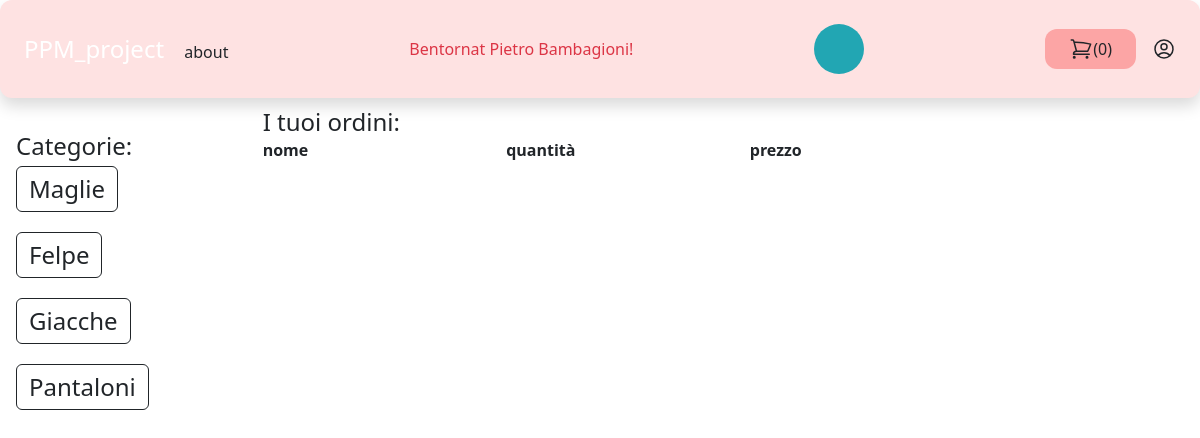
The app's page /myaccount/ordini/ (signed in), older data.
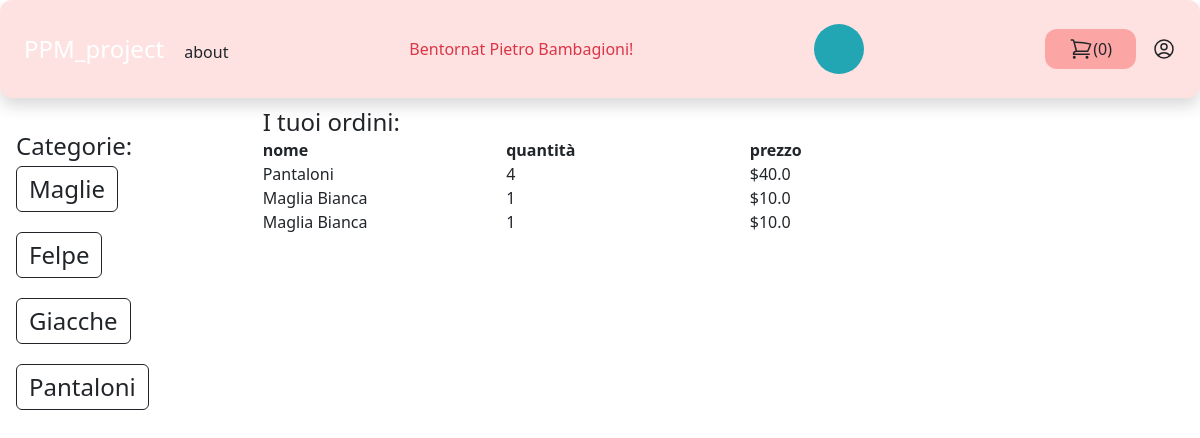
The same page, newer data.
### store/models.py (models this page shows, shortened)
class Category(models.Model):
    title = models.CharField(max_length=64)
    slug = models.SlugField(max_length=64)
    class Meta:
        verbose_name = "Category"
        verbose_name_plural = "Categories"

class OrderItem(models.Model):
    order = models.ForeignKey(Order, related_name="items", on_delete=models.CASCADE)
    product = models.ForeignKey(Product, related_name="order_items", on_delete=models.CASCADE)
    quantity = models.IntegerField(default=1)
    price = models.IntegerField(default=0)
    def get_display_price(self):
        return self.price / 100

class Product(models.Model):
    user = models.ForeignKey(User, related_name="products", on_delete=models.CASCADE)
    category = models.ForeignKey(Category, related_name="products", on_delete=models.CASCADE)
    title = models.CharField(max_length=64)
    slug = models.SlugField(max_length=64)
    description = models.TextField(blank=True)
    price = models.IntegerField() #è il moodo piu comune con cui si rappresentano i prezzi in un database
    image = models.ImageField(upload_to="uploads/product_images/", blank=True, null=True)
    created_at = models.DateTimeField(auto_now_add=True)
    updated_at = models.DateTimeField(auto_now=True)
    class Meta:
        ordering = ('-created_at',) #ordina i prodotti in ordine di creazione

### userprofile/views.py (the view)
# urls.py: path("myaccount/ordini/", views.ordini, name="ordini"),
@login_required
def ordini(request):
    orders_items = OrderItem.objects.filter(order__created_by=request.user)
    return render(request, "ordini.html", {"orders_items": orders_items})

### store/cart.py (called while the page is built)
    def __len__(self):
        return sum(item['quantity'] for item in self.cart.values())  # ritorna la lunghezza del

### store/cartcount.py (called while the page is built)
def cart(request):
    return {"cart": Cart(request)}

### store/templatetags/menu.py (called while the page is built)
@register.inclusion_tag("core/menu.html")
def menu():
    categories = Category.objects.all()
    return {"categories": categories}

### userprofile/templates/ordini.html (shortened to what this page needs)
{% extends "core/base.html" %}
{% block content %}
    <h1 class="text-2xl">I tuoi ordini:</h1>
    <div class="flex flex-wrap">
        <div class="w-1/3">
            <strong>nome</strong>
        </div>
        <div class="w-1/3">
            <strong>quantità</strong>
        </div>
        <div class="w-1/3">
            <strong>prezzo</strong>
        </div>
    </div>
    {% for  order_item in orders_items %}
        <div class="flex flex-wrap">
        <div class="w-1/3">
            {{ order_item.product.title }}
        </div>
        <div class="w-1/3">
            {{ order_item.quantity }}
        </div>
        <div class="w-1/3">
            ${{ order_item.get_display_price }}
        </div>
    </div>
    {% endfor%}
{% endblock %}

### core/templates/core/base.html (shortened to what this page needs)
{% load menu %}
<!DOCTYPE html>
<html lang="en">
<head>
    <script src="https://cdn.tailwindcss.com"></script>
    <link href="https://cdn.jsdelivr.net/npm/bootstrap@5.3.0/dist/css/bootstrap.min.css" rel="stylesheet">
</head>
<body>
<header>
    <nav class=" head max-w-8xl mx-auto py-4 px-6 flex items-center justify-between bg-red-100 rounded-xl shadow">
        <div class="logo">
            <a class="text-2xl text-white" href="/">PPM_project</a>
            <a href="{% url "about" %}" class="pl-4">about</a>
        </div>
        {% if user.is_authenticated  %}
            <div class="text-danger items-center">Bentornat {% firstof user.get_full_name user.username %}!</div>
        {% endif %}
        <div class="search">
            <div class="search-box">
                <form method="get" action="/search/">
                     <button class="btn-search"></button>
                     <input type="search" name="query" class="input-search" placeholder="Type to Search..." required>
                </form>
            </div>
        </div>
        <div class="flex items-center space-x-4">
        <a href="{% url "cart_view" %}" class="flex py-2 px-4 rounded-xl bg-red-300">
            ({{ cart|length }})</a>
        {% if user.is_authenticated %}
            <a href="{% url "myaccount" %}" class="">
</a>
        {% else %}
            <a href="{% url "login" %}" class="">login</a><a href="{% url "signup" %}" class="">signup</a>
        {% endif %}
        </div>
    </nav>
</header>
<div class="max-w-8xl  flex py-2 px-3">
    <div class="w-1/3  border-0 w-14 h-14 pt-6">
        <div class="text-2xl flex">Categorie:</div>
            {% menu %}
        <br class="bg-indigo-600">
    </div>
    <div class="w-2/3  mx-auto  px-6">
        {% block content %}
        {% endblock %}
    </div>
</div>
</body>
</html>

### core/templates/core/menu.html (shortened to what this page needs)
 {% for category in categories %}
<div class="flex flex-column flex-wrap pb-3 pt-1 ">
    <a href="{% url "category_detail" category.slug %}" class="text-2xl btn btn-outline-dark">{{ category.title }}</a>
</div>
 {% endfor %}

### core/templates/core/base.html (style rules this page uses)
.search * { box-sizing: border-box; }
.search .search-box { width: fit-content; height: fit-content; position: relative; }
.search .input-search { height: 50px; width: 50px; border-style: none; padding: 10px; font-size: 18px; letter-spacing: 2px; outline: none; border-radius: 25px; transition: all .5s ease-in-out; background-color: #22a6b3; padding-right: 40px; color: #000000; }
.search .input-search::placeholder { color:rgba(255,255,255,.5); font-size: 18px; letter-spacing: 2px; font-weight: 100; }
.search .btn-search { width: 50px; height: 50px; border-style: none; font-size: 20px; font-weight: bold; outline: none; cursor: pointer; border-radius: 50%; position: absolute; right: 0px; color:#ffffff ; background-color:transparent; pointer-events: painted; }

Row changes from the older to the newer data that the page shows:
added OrderItem: product "Pantaloni", quantity "4", get_display_price "40.0"
added OrderItem: product "Maglia Bianca", quantity "1", get_display_price "10.0"
added OrderItem: product "Maglia Bianca", quantity "1", get_display_price "10.0"
